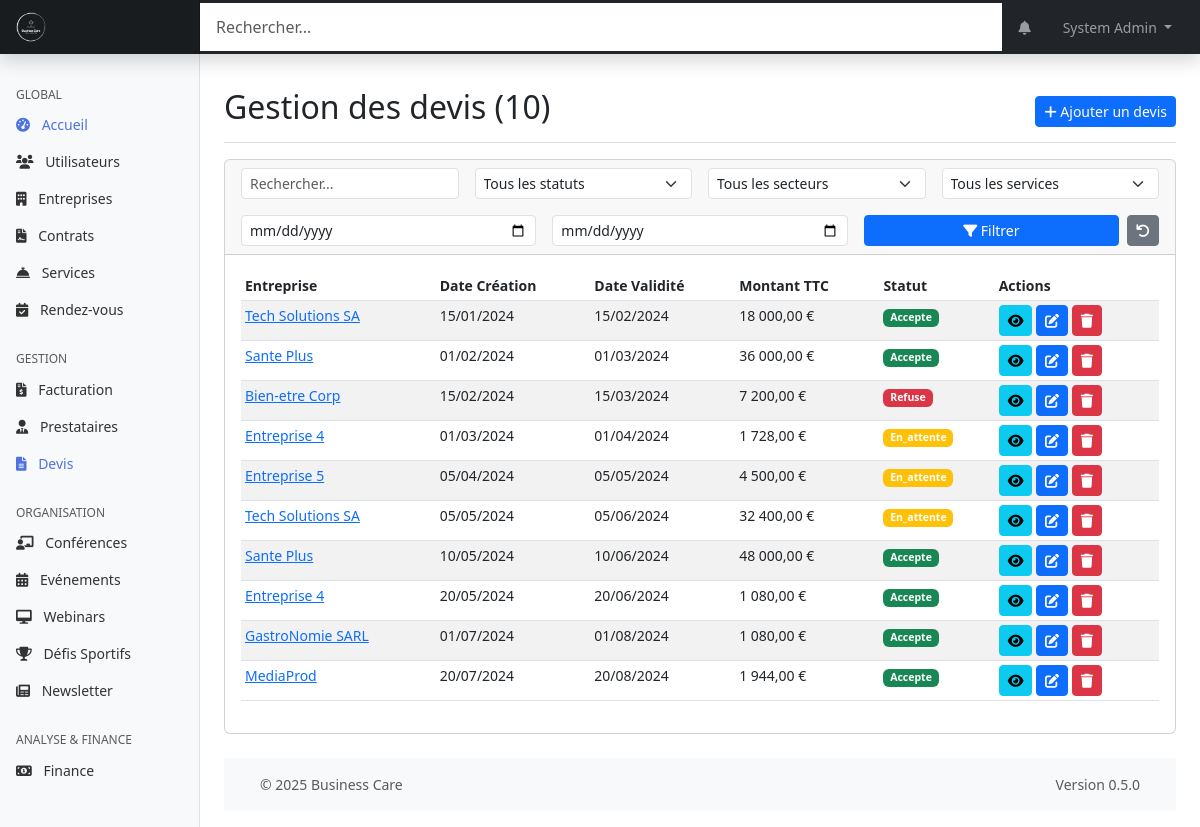
The page /web-admin/modules/quotes/index.php (signed in) on the database its author committed.
### tables this page shows
CREATE TABLE devis (
    id INT PRIMARY KEY AUTO_INCREMENT,
    entreprise_id INT NOT NULL,
    service_id INT NULL,
    nombre_salaries_estimes INT NULL,
    est_personnalise BOOLEAN DEFAULT FALSE,
    notes_negociation TEXT NULL,
    date_creation DATE NOT NULL,
    date_validite DATE,
    montant_total DECIMAL(10,2) NOT NULL,
    montant_ht DECIMAL(10,2),
    tva DECIMAL(5,2),
    statut ENUM('en_attente', 'accepte', 'refuse', 'expire') DEFAULT 'en_attente',
    conditions_paiement TEXT,
    delai_paiement INT,
    created_at TIMESTAMP DEFAULT CURRENT_TIMESTAMP,
    updated_at TIMESTAMP DEFAULT CURRENT_TIMESTAMP ON UPDATE CURRENT_TIMESTAMP,
    FOREIGN KEY (entreprise_id) REFERENCES entreprises(id),
    FOREIGN KEY (service_id) REFERENCES services(id),
    INDEX idx_dates (date_creation, date_validite),
    INDEX idx_statut (statut),
    INDEX idx_service (service_id)
);

CREATE TABLE entreprises (
    id INT PRIMARY KEY AUTO_INCREMENT,
    nom VARCHAR(255) NOT NULL,
    siret VARCHAR(14) UNIQUE,
    adresse TEXT,
    code_postal VARCHAR(10),
    ville VARCHAR(100),
    telephone VARCHAR(20),
    email VARCHAR(255),
    site_web VARCHAR(255),
    logo_url VARCHAR(255),
    taille_entreprise ENUM('1-10', '11-50', '51-200', '201-500', '500+') NULL DEFAULT NULL,
    secteur_activite VARCHAR(100),
    date_creation DATE,
    created_at TIMESTAMP DEFAULT CURRENT_TIMESTAMP,
    updated_at TIMESTAMP DEFAULT CURRENT_TIMESTAMP ON UPDATE CURRENT_TIMESTAMP,
    INDEX idx_siret (siret),
    INDEX idx_ville (ville)
);

### web-admin/includes/page_functions/modules/quotes.php (called while the page is built, shortened)
<?php
function quotesGetList($page = 1, $perPage = DEFAULT_ITEMS_PER_PAGE, $search = '', $status = '', $sector = '', $startDate = '', $endDate = '', $serviceId = 0, $orderBy = 'd.created_at DESC') {
    $whereClauses = ['1=1'];
    $params = [];
    $whereSql = implode(' AND ', $whereClauses);
    $baseSql = "FROM " . TABLE_QUOTES . " d LEFT JOIN " . TABLE_COMPANIES . " e ON d.entreprise_id = e.id WHERE {$whereSql}";
    $countSql = "SELECT COUNT(d.id) " . $baseSql;
    $totalItems = executeQuery($countSql, $params)->fetchColumn();
    $totalPages = ceil($totalItems / $perPage);
    $page = max(1, min($page, (int)$totalPages));
    $offset = ($page - 1) * $perPage;
    $sql = "SELECT d.*, e.nom as nom_entreprise " . $baseSql . " ORDER BY {$orderBy} LIMIT ?, ?";
    $params[] = $offset;
    $params[] = $perPage;
    $items = executeQuery($sql, $params)->fetchAll();
    return [
        'items' => $items,
        'currentPage' => $page,
        'totalPages' => $totalPages,
        'totalItems' => $totalItems,
        'perPage' => $perPage
    ];
}
?>

### shared/web-admin/db.php (called while the page is built, shortened)
<?php
function getDbConnection()
{
    static $pdo = null;
    if ($pdo === null) {
        $dsn = "mysql:host=" . DB_HOST . ";dbname=" . DB_NAME . ";charset=" . DB_CHARSET;
        $options = [
            PDO::ATTR_ERRMODE => PDO::ERRMODE_EXCEPTION,
            PDO::ATTR_DEFAULT_FETCH_MODE => PDO::FETCH_ASSOC,
            PDO::ATTR_EMULATE_PREPARES => false,
        ];
        try {
            $pdo = new PDO($dsn, DB_USER, DB_PASS, $options);
        } catch (PDOException $e) {
            die("[FAILURE] Connexion a la base de donnees impossible. Veuillez reessayer plus tard.");
        }
    }
    return $pdo;
}
function executeQuery($sql, $params = [])
{
    try {
        $pdo = getDbConnection();
        $stmt = $pdo->prepare($sql);
        $stmt->execute($params);
        return $stmt;
    } catch (PDOException $e) {
        die("[FAILURE] Impossible d'executer la requete: " . $e->getMessage());
    }
}

### web-admin/modules/quotes/index.php (the view, shortened to what this page needs)
<?php
require_once '../../includes/page_functions/modules/quotes.php';
$filterData = getQueryData([
    'page' => 1,
    'search' => '',
    'status' => '',
    'sector' => '',
    'startDate' => '',
    'endDate' => '',
    'serviceId' => 0,
    'action' => '',
    'id' => 0
]);
$page = $filterData['page'];
$search = $filterData['search'];
$status = $filterData['status'];
$sector = $filterData['sector'];
$startDate = $filterData['startDate'];
$endDate = $filterData['endDate'];
$serviceId = $filterData['serviceId'];
$result = quotesGetList($page, DEFAULT_ITEMS_PER_PAGE, $search, $status, $sector, $startDate, $endDate, $serviceId);
$quotes = $result['items'];
$totalItems = $result['totalItems'];
$pageTitle = "Gestion des devis ({$totalItems})";
include_once '../../templates/header.php';
?>
<div class="container-fluid">
    <div class="row">
        <?php include_once '../../templates/sidebar.php'; ?>
        <main class="col-md-9 ms-sm-auto col-lg-10 px-md-4">
            <div class="d-flex justify-content-between flex-wrap flex-md-nowrap align-items-center pt-3 pb-2 mb-3 border-bottom">
                <h1 class="h2"><?php echo $pageTitle; ?></h1>
                <div class="btn-toolbar mb-2 mb-md-0">
                    <a href="<?php echo WEBADMIN_URL; ?>/modules/quotes/add.php" class="btn btn-sm btn-primary">
                        <i class="fas fa-plus"></i> Ajouter un devis
                    </a>
                </div>
            </div>
            <div class="card mb-4">
                <div class="card-header">
                     <form method="get" action="<?php echo WEBADMIN_URL; ?>/modules/quotes/index.php" class="row g-3 align-items-center">
                        <div class="col-lg-3 col-md-6">
                            <input type="text" class="form-control form-control-sm" id="search" name="search" placeholder="Rechercher..." value="<?php echo htmlspecialchars($search); ?>">
                        </div>
                        <div class="col-lg-3 col-md-6">
                            <select class="form-select form-select-sm" id="status" name="status">
                                <option value="">Tous les statuts</option>
                            </select>
                        </div>
                        <div class="col-lg-3 col-md-6">
                            <select class="form-select form-select-sm" id="sector" name="sector">
                                <option value="">Tous les secteurs</option>
                            </select>
                        </div>
                        <div class="col-lg-3 col-md-6">
                            <select class="form-select form-select-sm" id="serviceId" name="serviceId">
                                <option value="0">Tous les services</option>
                            </select>
                        </div>
                        <div class="col-lg-4 col-md-6">
                            <input type="date" class="form-control form-control-sm" id="startDate" name="startDate" value="<?php echo htmlspecialchars($startDate); ?>" title="Date de début">
                        </div>
                        <div class="col-lg-4 col-md-6">
                            <input type="date" class="form-control form-control-sm" id="endDate" name="endDate" value="<?php echo htmlspecialchars($endDate); ?>" title="Date de fin">
                        </div>
                        <div class="col-lg-4 col-md-12 d-flex align-items-end">
                            <button type="submit" class="btn btn-sm btn-primary w-100 me-2">
                                <i class="fas fa-filter"></i> Filtrer
                            </button>
                            <a href="<?php echo WEBADMIN_URL; ?>/modules/quotes/index.php" class="btn btn-sm btn-secondary" data-bs-toggle="tooltip" title="Réinitialiser les filtres">
                                <i class="fas fa-undo"></i>
                            </a>
                        </div>
                    </form>
                </div>
                <div class="card-body">
                    <?php if (count($quotes) > 0): ?>
                        <div class="table-responsive">
                            <table class="table table-striped table-hover table-sm">
                                <thead>
                                    <tr>
                                        <th>Entreprise</th>
                                        <th>Date Création</th>
                                        <th>Date Validité</th>
                                        <th>Montant TTC</th>
                                        <th>Statut</th>
                                        <th>Actions</th>
                                    </tr>
                                </thead>
                                <tbody>
                                    <?php foreach ($quotes as $quote): ?>
                                        <tr>
                                            <td>
                                                <?php if ($quote['entreprise_id']): ?>
                                                <a href="<?php echo WEBADMIN_URL; ?>/modules/companies/view.php?id=<?php echo $quote['entreprise_id']; ?>">
                                                    <?php echo htmlspecialchars($quote['nom_entreprise']); ?>
                                                </a>
                                                <?php else: ?>
                                                    N/A
                                                <?php endif; ?>
                                            </td>
                                            <td><?php echo formatDate($quote['date_creation'], 'd/m/Y'); ?></td>
                                            <td><?php echo formatDate($quote['date_validite'], 'd/m/Y'); ?></td>
                                            <td><?php echo formatMoney($quote['montant_total']); ?></td>
                                            <td><?php echo getStatusBadge($quote['statut']); ?></td>
                                            <td class="table-actions">
                                                <a href="<?php echo WEBADMIN_URL; ?>/modules/quotes/view.php?id=<?php echo $quote['id']; ?>" class="btn btn-sm btn-info" data-bs-toggle="tooltip" title="Voir">
                                                    <i class="fas fa-eye"></i>
                                                </a>
                                                <a href="<?php echo WEBADMIN_URL; ?>/modules/quotes/edit.php?id=<?php echo $quote['id']; ?>" class="btn btn-sm btn-primary" data-bs-toggle="tooltip" title="Modifier">
                                                    <i class="fas fa-edit"></i>
                                                </a>
                                                 <form method="POST" action="<?php echo WEBADMIN_URL; ?>/modules/quotes/delete.php" style="display: inline;">
                                                     <button type="submit" class="btn btn-sm btn-danger btn-delete" data-bs-toggle="tooltip" title="Supprimer">
                                                         <i class="fas fa-trash"></i>
                                                     </button>
                                                 </form>
                                            </td>
                                        </tr>
                                    <?php endforeach; ?>
                                </tbody>
                            </table>
                        </div>
                    <?php endif; ?>
                </div>
            </div>
            <?php include_once '../../templates/footer.php'; ?>
        </main>
    </div>
</div>

### shared/web-admin/functions.php (shortened to what this page needs)
<?php
require_once 'db.php';
function formatDate($date, $format = DEFAULT_DATE_FORMAT)
{
    $timestamp = strtotime($date);
    return date($format, $timestamp);
}
function formatMoney($amount, $currency = DEFAULT_CURRENCY)
{
    return number_format($amount, 2, ',', ' ') . ' ' . $currency;
}
function sanitizeInput($input)
{
    return $input;
}
function getQueryData()
{
    return sanitizeInput($_GET);
}
function getStatusBadge($status)
{
    $badges = [
        'actif' => 'success',
        'inactif' => 'danger',
        'en_attente' => 'warning',
        'suspendu' => 'secondary',
        'expire' => 'danger',
        'resilie' => 'danger',
        'accepte' => 'success',
        'refuse' => 'danger',
        'confirme' => 'success',
        'annule' => 'danger',
        'termine' => 'secondary',
        'planifie' => 'primary',
        'no_show' => 'danger',
        'payee' => 'success',
        'impayee' => 'danger',
        'retard' => 'warning'
    ];
    $class = isset($badges[$status]) ? $badges[$status] : 'primary';
    return '<span class="badge bg-' . $class . '">' . ucfirst($status) . '</span>';
}

### assets/css/admin.css (style rules this page uses)
:root { --color-primary: #4e73df; --color-success: #1cc88a; --color-info: #36b9cc; --color-warning: #f6c23e; --color-danger: #e74a3b; --color-gray-100: #f8f9fc; --color-gray-300: #dddfeb; --color-gray-500: #aaaaaa; --color-gray-800: #5a5c69; --color-text-muted: #6c757d; --spacing-xs: 0.25rem; --spacing-sm: 0.5rem; --spacing-md: 1rem; --spacing-lg: 1.5rem; --spacing-xl: 3rem; --sidebar-width-md: 16rem; --sidebar-width-lg: 14rem; --navbar-height: 3.5rem; }
body { font-size: 0.875rem; min-height: 100vh; display: flex; flex-direction: column; }
main { flex: 1; padding-top: var(--spacing-md); padding-bottom: var(--spacing-md); }
.card-body { position: relative; }
.table-actions { white-space: nowrap; }

### rows shown on the page
devis: entreprise.nom "Tech Solutions SA", date_creation "15/01/2024", date_validite "15/02/2024", montant_total "18 000,00 €", statut "Accepte"
devis: entreprise.nom "Sante Plus", date_creation "01/02/2024", date_validite "01/03/2024", montant_total "36 000,00 €", statut "Accepte"
devis: entreprise.nom "Bien-etre Corp", date_creation "15/02/2024", date_validite "15/03/2024", montant_total "7 200,00 €", statut "Refuse"
devis: entreprise.nom "Entreprise 4", date_creation "01/03/2024", date_validite "01/04/2024", montant_total "1 728,00 €", statut "En_attente"
devis: entreprise.nom "Entreprise 5", date_creation "05/04/2024", date_validite "05/05/2024", montant_total "4 500,00 €", statut "En_attente"
devis: entreprise.nom "Tech Solutions SA", date_creation "05/05/2024", date_validite "05/06/2024", montant_total "32 400,00 €", statut "En_attente"
devis: entreprise.nom "Sante Plus", date_creation "10/05/2024", date_validite "10/06/2024", montant_total "48 000,00 €", statut "Accepte"
devis: entreprise.nom "Entreprise 4", date_creation "20/05/2024", date_validite "20/06/2024", montant_total "1 080,00 €", statut "Accepte"
devis: entreprise.nom "GastroNomie SARL", date_creation "01/07/2024", date_validite "01/08/2024", montant_total "1 080,00 €", statut "Accepte"
devis: entreprise.nom "MediaProd", date_creation "20/07/2024", date_validite "20/08/2024", montant_total "1 944,00 €", statut "Accepte"

### other values the page prints
$_SESSION['user_name'] "System Admin"
$pageTitle "Gestion des devis (10)"
APP_VERSION "0.5.0"
